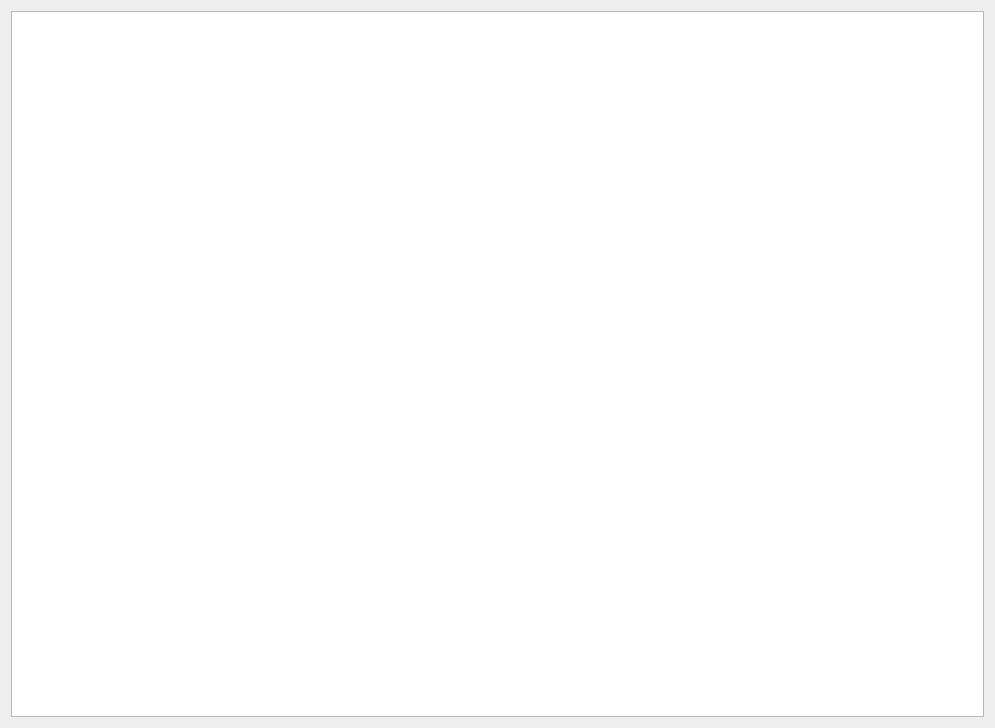
<?xml version="1.0" encoding="UTF-8"?>
<ui version="4.0">
 <class>PeaksPropertyWidget</class>
 <widget class="QWidget" name="PeaksPropertyWidget">
  <property name="geometry">
   <rect>
    <x>0</x>
    <y>0</y>
    <width>995</width>
    <height>728</height>
   </rect>
  </property>
  <property name="windowTitle">
   <string>Form</string>
  </property>
  <layout class="QGridLayout" name="gridLayout">
   <item row="0" column="0">
    <widget class="PeakListView" name="tableView">
     <property name="focusPolicy">
      <enum>Qt::StrongFocus</enum>
     </property>
     <property name="styleSheet">
      <string notr="true"/>
     </property>
    </widget>
   </item>
  </layout>
 </widget>
 <customwidgets>
  <customwidget>
   <class>PeakListView</class>
   <extends>QTableView</extends>
   <header>PeakListView.h</header>
  </customwidget>
 </customwidgets>
 <resources/>
 <connections/>
</ui>
